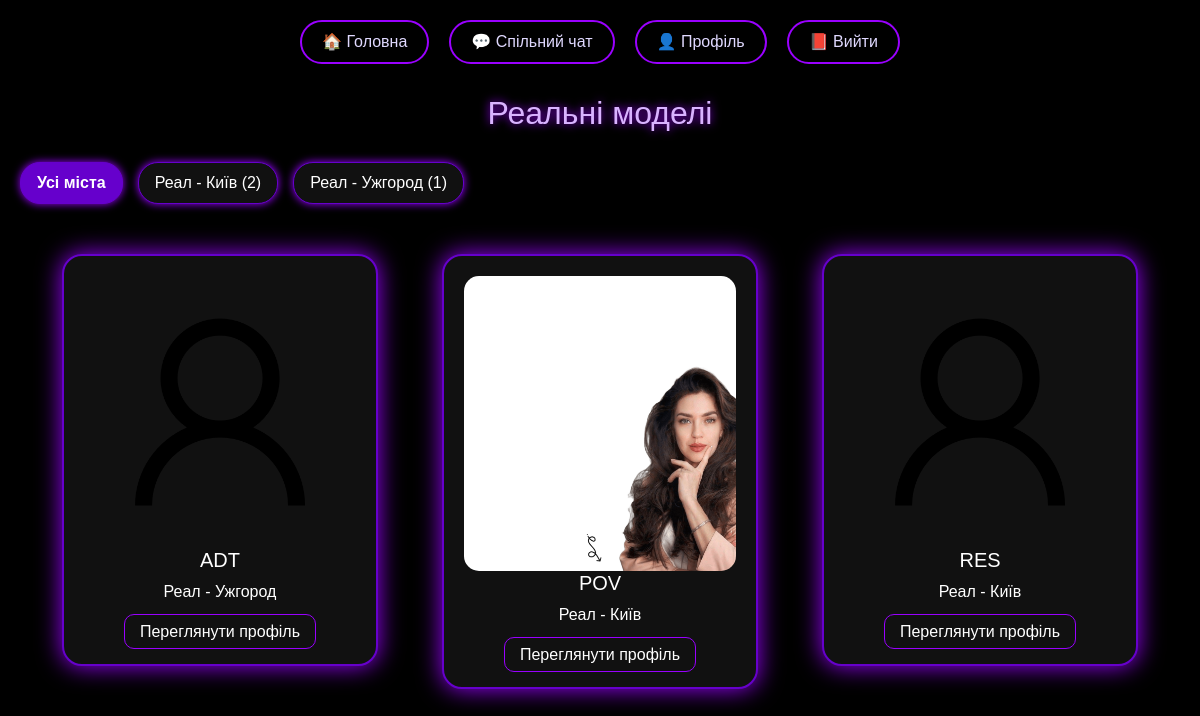
Screenshot of /category/2 (signed in) with the database file from the repository.
### tables this page shows
CREATE TABLE users (
    id INTEGER PRIMARY KEY AUTOINCREMENT,
    username TEXT UNIQUE,
    password TEXT,
    name TEXT,
    avatar TEXT,
    is_verified INTEGER DEFAULT 0,
    description TEXT,
    category TEXT,
    city TEXT,
    last_seen TEXT
, visible INTEGER DEFAULT 1, is_admin INTEGER DEFAULT 0, email TEXT);

### app.py (the view)
@app.route('/category/2')
def real_models():
    if 'username' not in session:
        return redirect('/login')
    selected_city = request.args.get('city')
    conn = get_db()
    cursor = conn.cursor()
    cursor.execute("""
        SELECT TRIM(city), COUNT(*)
        FROM users
        WHERE category LIKE 'Індивідуалки%' AND visible=1 AND city IS NOT NULL AND city != ''
        GROUP BY TRIM(city)
    """)
    cities_data = cursor.fetchall()
    if selected_city:
        cursor.execute("""
            SELECT id, name, avatar, TRIM(city), is_verified
            FROM users
            WHERE category LIKE 'Індивідуалки%'
              AND visible=1 AND LOWER(TRIM(city)) = LOWER(?)
        """, (selected_city,))
    else:
        cursor.execute("""
            SELECT id, name, avatar, TRIM(city), is_verified
            FROM users
            WHERE category LIKE 'Індивідуалки%'
              AND visible=1
        """)
    models = cursor.fetchall()
    conn.close()
    return render_template('category_real.html', models=models, cities=cities_data, selected_city=selected_city)

### app.py (called while the page is built)
def get_db():
    db_path = os.path.join(os.path.dirname(os.path.abspath(__file__)), 'data', 'users.db')
    if not os.path.exists(db_path):
        raise FileNotFoundError("❌ База users.db не знайдена в папці data/")
    return sqlite3.connect(db_path)

@app.before_request
def update_last_seen():
    session.permanent = True
    if "username" in session:
        conn = get_db()
        c = conn.cursor()
        c.execute("UPDATE users SET last_seen = ? WHERE username = ?", (datetime.utcnow().isoformat(), session["username"]))
        conn.commit()
        conn.close()

### templates/category_real.html (shortened to what this page needs)
<!DOCTYPE html>
<html lang="uk">
<head>
  <link href="https://cdn.jsdelivr.net/npm/bootstrap@5.3.0/dist/css/bootstrap.min.css" rel="stylesheet">
</head>
<body>
<div class="menu">
  <a href="/home">🏠 Головна</a>
  <a href="/shared_chat">💬 Спільний чат</a>
  <a href="/profile">👤 Профіль</a>
  <a href="/logout">📕 Вийти</a>
</div>
<h2>Реальні моделі</h2>
<div class="city-scroll">
  <a href="/category/2" class="city-button {% if not selected_city %}active{% endif %}">Усі міста</a>
  {% for city, count in cities %}
    {% if city %}
      <a href="/category/2?city={{ city | trim }}" class="city-button {% if selected_city == city %}active{% endif %}">
        {{ city | trim }} ({{ count }})
      </a>
    {% endif %}
  {% endfor %}
</div>
<div class="container">
  <div class="row">
    {% for model in models %}
      <div class="col-md-4">
        <div class="card-box">
          <img src="/{{ model[2] }}" alt="{{ model[1] }}">
          <h5>{{ model[1] }}</h5>
          <p>{{ model[3] }}</p>
          <a href="/profile/{{ model[0] }}" class="btn-profile">Переглянути профіль</a>
        </div>
      </div>
    {% endfor %}
  </div>
</div>
</body>
</html>

### templates/category_real.html (style rules this page uses)
body { background-color: #000; color: #fff; font-family: 'Orbitron', sans-serif; }
:root { --main-color: #9a00ff; --text-color: #e0d9ff; }
.menu { display: flex; justify-content: center; gap: 20px; margin-top: 20px; }
.menu a { padding: 8px 20px; font-size: 16px; border: 2px solid var(--main-color); border-radius: 30px; color: var(--text-color); background-color: transparent; text-decoration: none; transition: 0.3s ease; }
h2 { text-align: center; margin-top: 30px; color: #d9b3ff; text-shadow: 0 0 10px #9900ff; }
.city-scroll { display: flex; overflow-x: auto; gap: 15px; padding: 10px 20px; margin: 20px 0; scrollbar-color: #6600cc #000; }
.city-button { flex: 0 0 auto; padding: 8px 16px; border: 1px solid #6600cc; border-radius: 20px; background-color: #111; color: #fff; box-shadow: 0 0 8px #9900ff; cursor: pointer; text-decoration: none; transition: 0.3s; }
.city-button.active { background-color: #6600cc; color: #fff; font-weight: bold; }
.card-box { background-color: #111; border: 2px solid #6600cc; border-radius: 20px; padding: 20px; margin: 20px; box-shadow: 0 0 25px #9900ff; text-align: center; transition: 0.3s; }
.card-box img { max-width: 100%; border-radius: 15px; max-height: 300px; }
.btn-profile { margin-top: 10px; padding: 8px 15px; background-color: transparent; color: #fff; border: 1px solid #9900ff; border-radius: 10px; text-decoration: none; transition: 0.3s; }

### rows the page displays
users: city "Реал - Ужгород", count "1", avatar (picture), name "ADT"
users: avatar (picture), name "POV", city "Реал - Київ"
users: avatar (picture), name "RES", city "Реал - Київ"

### other values shown
{{ city | trim }} "Реал - Київ"
{{ count }} "2"
